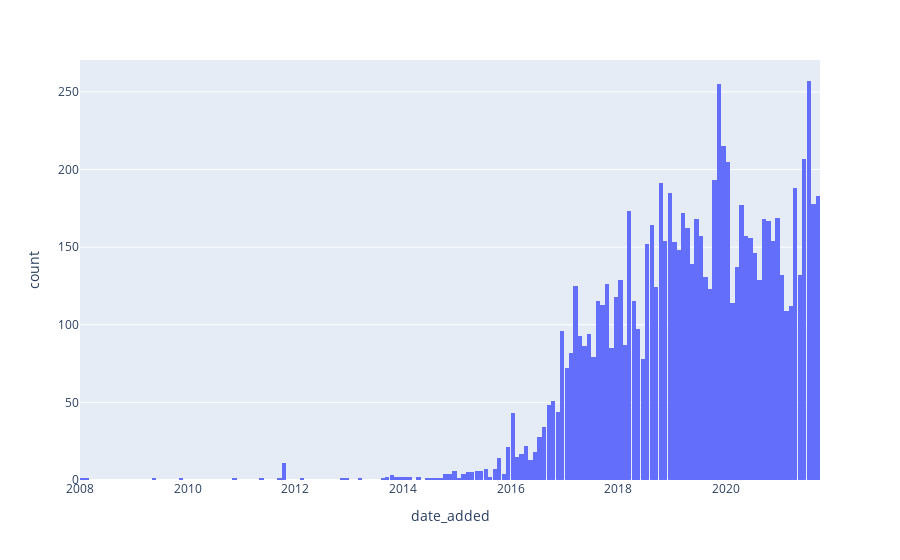

The code cell stored with this chart in its notebook:
### Code cell
px.histogram(df, x='date_added')

### Figure 1 — Plotly figure (JSON) as saved in the notebook; plotly's stock layout.template omitted (floating-point values rounded to 4 significant figures; data arrays with more than 128 entries replaced by an {"elided": "..."} marker saying what was removed)
{"data": [{"alignmentgroup": "True", "bingroup": "x", "hovertemplate": "date_added=%{x}<br>count=%{y}<extra></extra>", "legendgroup": "", "marker": {"color": "#636efa", "pattern": {"shape": ""}}, "name": "", "offsetgroup": "", "orientation": "v", "showlegend": false, "type": "histogram", "x": {"elided": "8807 str values"}, "xaxis": "x", "yaxis": "y"}], "layout": {"barmode": "relative", "legend": {"tracegroupgap": 0}, "margin": {"t": 60}, "xaxis": {"anchor": "y", "domain": [0, 1], "title": {"text": "date_added"}}, "yaxis": {"anchor": "x", "domain": [0, 1], "title": {"text": "count"}}}}
